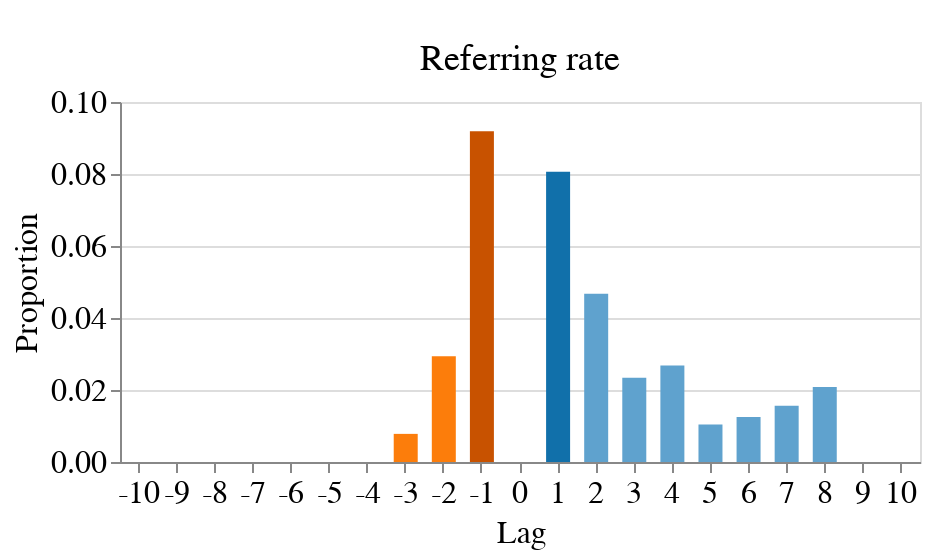

The cell this chart's notebook holds for it:
### Markdown cell above
## figure 7C

### Code cell
# referring rate for main segments (seg_seg_pr: mean(refer_rate))

w=400 ; h=180

base = alt.Chart(seg_seg_pr.query(f"condition==['p0','r0'] and main_or_gap=='main'")).encode(
    alt.X('ref_step_base:O', axis=alt.Axis(title='Lag', labelAngle=0))
).properties(width=w, height=h, title={
      "text": [""], 
      "subtitle": ["Referring rate"]
    })  # cannnot be interative

bar = base.mark_bar(size=12).encode(
    alt.Y('mean(referring_rate):Q', axis=alt.Axis(title='Proportion'), 
#           scale=alt.Scale(domain=(0, 0.7))
         ), 
    alt.Color('color', scale=None),
)

error_bar = base.mark_rule(size=1.6, color='black', opacity=0.4).encode(
    y='ci0(refer_rate)',
    y2='ci1(refer_rate)',
)

ref_rate_plot = (bar
).configure_axis(
    titleFontSize=16,
    labelFontSize=16,
    titleFontWeight='normal'
).configure_title(
    subtitleFontSize=18,
    anchor='middle',
    offset=0
)
ref_rate_plot

### Figure 1 — Vega-Lite specification as saved in the notebook (floating-point values rounded to 4 significant figures; data arrays with more than 128 entries replaced by an {"elided": "..."} marker saying what was removed)
{"config": {"view": {"continuousWidth": 400, "continuousHeight": 300}, "axis": {"labelFontSize": 16, "titleFontSize": 16, "titleFontWeight": "normal"}, "title": {"anchor": "middle", "offset": 0, "subtitleFontSize": 18}}, "data": {"name": "data-b9695054551ce24f406bc734e98996fe"}, "mark": {"type": "bar", "size": 12}, "encoding": {"color": {"field": "color", "scale": null, "type": "nominal"}, "x": {"axis": {"labelAngle": 0, "title": "Lag"}, "field": "ref_step_base", "type": "ordinal"}, "y": {"aggregate": "mean", "axis": {"title": "Proportion"}, "field": "referring_rate", "type": "quantitative"}}, "height": 180, "title": {"text": [""], "subtitle": ["Referring rate"]}, "width": 400, "$schema": "https://vega.github.io/schema/vega-lite/v4.17.0.json", "datasets": {"data-b9695054551ce24f406bc734e98996fe": {"elided": "260 records"}}}
